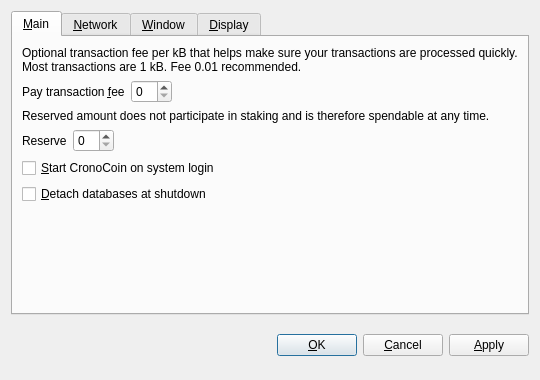
<?xml version="1.0" encoding="UTF-8"?>
<ui version="4.0">
 <class>OptionsDialog</class>
 <widget class="QDialog" name="OptionsDialog">
  <property name="geometry">
   <rect>
    <x>0</x>
    <y>0</y>
    <width>540</width>
    <height>380</height>
   </rect>
  </property>
  <property name="windowTitle">
   <string>Options</string>
  </property>
  <property name="modal">
   <bool>true</bool>
  </property>
  <layout class="QVBoxLayout" name="verticalLayout">
   <item>
    <widget class="QTabWidget" name="tabWidget">
     <property name="tabPosition">
      <enum>QTabWidget::North</enum>
     </property>
     <property name="currentIndex">
      <number>0</number>
     </property>
     <widget class="QWidget" name="tabMain">
      <attribute name="title">
       <string>&amp;Main</string>
      </attribute>
      <layout class="QVBoxLayout" name="verticalLayout_Main">
       <item>
        <widget class="QLabel" name="transactionFeeInfoLabel">
         <property name="text">
          <string>Optional transaction fee per kB that helps make sure your transactions are processed quickly. Most transactions are 1 kB. Fee 0.01 recommended.</string>
         </property>
         <property name="textFormat">
          <enum>Qt::PlainText</enum>
         </property>
         <property name="wordWrap">
          <bool>true</bool>
         </property>
        </widget>
       </item>
       <item>
        <layout class="QHBoxLayout" name="horizontalLayoutFee">
         <item>
          <widget class="QLabel" name="transactionFeeLabel">
           <property name="text">
            <string>Pay transaction &amp;fee</string>
           </property>
           <property name="textFormat">
            <enum>Qt::PlainText</enum>
           </property>
           <property name="buddy">
            <cstring>transactionFee</cstring>
           </property>
          </widget>
         </item>
         <item>
          <widget class="BitcoinAmountField" name="transactionFee"/>
         </item>
         <item>
          <spacer name="horizontalSpacerFee">
           <property name="orientation">
            <enum>Qt::Horizontal</enum>
           </property>
           <property name="sizeHint" stdset="0">
            <size>
             <width>40</width>
             <height>20</height>
            </size>
           </property>
          </spacer>
         </item>
        </layout>
       </item>
       <item>
        <widget class="QLabel" name="reserveBalanceInfoLabel">
         <property name="text">
          <string>Reserved amount does not participate in staking and is therefore spendable at any time.</string>
         </property>
         <property name="textFormat">
          <enum>Qt::PlainText</enum>
         </property>
         <property name="wordWrap">
          <bool>true</bool>
         </property>
        </widget>
       </item>
       <item>
        <layout class="QHBoxLayout" name="horizontalLayoutReserveBalance">
         <item>
          <widget class="QLabel" name="reserveBalanceLabel">
           <property name="text">
            <string>Reserve</string>
           </property>
           <property name="textFormat">
            <enum>Qt::PlainText</enum>
           </property>
           <property name="buddy">
            <cstring>reserveBalance</cstring>
           </property>
          </widget>
         </item>
         <item>
          <widget class="BitcoinAmountField" name="reserveBalance"/>
         </item>
         <item>
          <spacer name="horizontalSpacerReserveBalance">
           <property name="orientation">
            <enum>Qt::Horizontal</enum>
           </property>
           <property name="sizeHint" stdset="0">
            <size>
             <width>40</width>
             <height>20</height>
            </size>
           </property>
          </spacer>
         </item>
        </layout>
       </item>
       <item>
        <widget class="QCheckBox" name="bitcoinAtStartup">
         <property name="toolTip">
          <string>Automatically start CronoCoin after logging in to the system.</string>
         </property>
         <property name="text">
          <string>&amp;Start CronoCoin on system login</string>
         </property>
        </widget>
       </item>
       <item>
        <widget class="QCheckBox" name="detachDatabases">
         <property name="toolTip">
          <string>Detach block and address databases at shutdown. This means they can be moved to another data directory, but it slows down shutdown. The wallet is always detached.</string>
         </property>
         <property name="text">
          <string>&amp;Detach databases at shutdown</string>
         </property>
        </widget>
       </item>
       <item>
        <spacer name="verticalSpacer_Main">
         <property name="orientation">
          <enum>Qt::Vertical</enum>
         </property>
         <property name="sizeHint" stdset="0">
          <size>
           <width>20</width>
           <height>40</height>
          </size>
         </property>
        </spacer>
       </item>
      </layout>
     </widget>
     <widget class="QWidget" name="tabNetwork">
      <attribute name="title">
       <string>&amp;Network</string>
      </attribute>
      <layout class="QVBoxLayout" name="verticalLayout_Network">
       <item>
        <widget class="QCheckBox" name="mapPortUpnp">
         <property name="toolTip">
          <string>Automatically open the CronoCoin client port on the router. This only works when your router supports UPnP and it is enabled.</string>
         </property>
         <property name="text">
          <string>Map port using &amp;UPnP</string>
         </property>
        </widget>
       </item>
       <item>
        <widget class="QCheckBox" name="connectSocks">
         <property name="toolTip">
          <string>Connect to the CronoCoin network through a SOCKS proxy (e.g. when connecting through Tor).</string>
         </property>
         <property name="text">
          <string>&amp;Connect through SOCKS proxy:</string>
         </property>
        </widget>
       </item>
       <item>
        <layout class="QHBoxLayout" name="horizontalLayout_Network">
         <item>
          <widget class="QLabel" name="proxyIpLabel">
           <property name="text">
            <string>Proxy &amp;IP:</string>
           </property>
           <property name="textFormat">
            <enum>Qt::PlainText</enum>
           </property>
           <property name="buddy">
            <cstring>proxyIp</cstring>
           </property>
          </widget>
         </item>
         <item>
          <widget class="QValidatedLineEdit" name="proxyIp">
           <property name="maximumSize">
            <size>
             <width>140</width>
             <height>16777215</height>
            </size>
           </property>
           <property name="toolTip">
            <string>IP address of the proxy (e.g. 127.0.0.1)</string>
           </property>
          </widget>
         </item>
         <item>
          <widget class="QLabel" name="proxyPortLabel">
           <property name="text">
            <string>&amp;Port:</string>
           </property>
           <property name="textFormat">
            <enum>Qt::PlainText</enum>
           </property>
           <property name="buddy">
            <cstring>proxyPort</cstring>
           </property>
          </widget>
         </item>
         <item>
          <widget class="QLineEdit" name="proxyPort">
           <property name="maximumSize">
            <size>
             <width>55</width>
             <height>16777215</height>
            </size>
           </property>
           <property name="toolTip">
            <string>Port of the proxy (e.g. 9050)</string>
           </property>
          </widget>
         </item>
         <item>
          <widget class="QLabel" name="socksVersionLabel">
           <property name="text">
            <string>SOCKS &amp;Version:</string>
           </property>
           <property name="textFormat">
            <enum>Qt::PlainText</enum>
           </property>
           <property name="buddy">
            <cstring>socksVersion</cstring>
           </property>
          </widget>
         </item>
         <item>
          <widget class="QValueComboBox" name="socksVersion">
           <property name="toolTip">
            <string>SOCKS version of the proxy (e.g. 5)</string>
           </property>
          </widget>
         </item>
         <item>
          <spacer name="horizontalSpacer_Network">
           <property name="orientation">
            <enum>Qt::Horizontal</enum>
           </property>
           <property name="sizeHint" stdset="0">
            <size>
             <width>40</width>
             <height>20</height>
            </size>
           </property>
          </spacer>
         </item>
        </layout>
       </item>
       <item>
        <spacer name="verticalSpacer_Network">
         <property name="orientation">
          <enum>Qt::Vertical</enum>
         </property>
         <property name="sizeHint" stdset="0">
          <size>
           <width>20</width>
           <height>40</height>
          </size>
         </property>
        </spacer>
       </item>
      </layout>
     </widget>
     <widget class="QWidget" name="tabWindow">
      <attribute name="title">
       <string>&amp;Window</string>
      </attribute>
      <layout class="QVBoxLayout" name="verticalLayout_Window">
       <item>
        <widget class="QCheckBox" name="minimizeToTray">
         <property name="toolTip">
          <string>Show only a tray icon after minimizing the window.</string>
         </property>
         <property name="text">
          <string>&amp;Minimize to the tray instead of the taskbar</string>
         </property>
        </widget>
       </item>
       <item>
        <widget class="QCheckBox" name="minimizeOnClose">
         <property name="toolTip">
          <string>Minimize instead of exit the application when the window is closed. When this option is enabled, the application will be closed only after selecting Quit in the menu.</string>
         </property>
         <property name="text">
          <string>M&amp;inimize on close</string>
         </property>
        </widget>
       </item>
       <item>
        <spacer name="verticalSpacer_Window">
         <property name="orientation">
          <enum>Qt::Vertical</enum>
         </property>
         <property name="sizeHint" stdset="0">
          <size>
           <width>20</width>
           <height>40</height>
          </size>
         </property>
        </spacer>
       </item>
      </layout>
     </widget>
     <widget class="QWidget" name="tabDisplay">
      <attribute name="title">
       <string>&amp;Display</string>
      </attribute>
      <layout class="QVBoxLayout" name="verticalLayout_Display">
       <item>
        <layout class="QHBoxLayout" name="horizontalLayout_1_Display">
         <item>
          <widget class="QLabel" name="langLabel">
           <property name="text">
            <string>User Interface &amp;language:</string>
           </property>
           <property name="textFormat">
            <enum>Qt::PlainText</enum>
           </property>
           <property name="buddy">
            <cstring>lang</cstring>
           </property>
          </widget>
         </item>
         <item>
          <widget class="QValueComboBox" name="lang">
           <property name="toolTip">
            <string>The user interface language can be set here. This setting will take effect after restarting CronoCoin.</string>
           </property>
          </widget>
         </item>
        </layout>
       </item>
       <item>
        <layout class="QHBoxLayout" name="horizontalLayout_2_Display">
         <item>
          <widget class="QLabel" name="unitLabel">
           <property name="text">
            <string>&amp;Unit to show amounts in:</string>
           </property>
           <property name="textFormat">
            <enum>Qt::PlainText</enum>
           </property>
           <property name="buddy">
            <cstring>unit</cstring>
           </property>
          </widget>
         </item>
         <item>
          <widget class="QValueComboBox" name="unit">
           <property name="toolTip">
            <string>Choose the default subdivision unit to show in the interface and when sending coins.</string>
           </property>
          </widget>
         </item>
        </layout>
       </item>
       <item>
        <widget class="QCheckBox" name="displayAddresses">
         <property name="toolTip">
          <string>Whether to show CronoCoin addresses in the transaction list or not.</string>
         </property>
         <property name="text">
          <string>&amp;Display addresses in transaction list</string>
         </property>
        </widget>
       </item>
       <item>
        <widget class="QCheckBox" name="coinControlFeatures">
         <property name="toolTip">
          <string>Whether to show coin control features or not.</string>
         </property>
         <property name="text">
          <string>Display coin &amp;control features (experts only!)</string>
         </property>
        </widget>
       </item>
       <item>
        <spacer name="verticalSpacer_Display">
         <property name="orientation">
          <enum>Qt::Vertical</enum>
         </property>
         <property name="sizeHint" stdset="0">
          <size>
           <width>20</width>
           <height>40</height>
          </size>
         </property>
        </spacer>
       </item>
      </layout>
     </widget>
    </widget>
   </item>
   <item>
    <layout class="QHBoxLayout" name="horizontalLayout_Buttons">
     <item>
      <spacer name="horizontalSpacer_1">
       <property name="orientation">
        <enum>Qt::Horizontal</enum>
       </property>
       <property name="sizeHint" stdset="0">
        <size>
         <width>40</width>
         <height>48</height>
        </size>
       </property>
      </spacer>
     </item>
     <item>
      <widget class="QLabel" name="statusLabel">
       <property name="font">
        <font>
         <weight>75</weight>
         <bold>true</bold>
        </font>
       </property>
       <property name="text">
        <string/>
       </property>
       <property name="textFormat">
        <enum>Qt::PlainText</enum>
       </property>
       <property name="wordWrap">
        <bool>true</bool>
       </property>
      </widget>
     </item>
     <item>
      <spacer name="horizontalSpacer_2">
       <property name="orientation">
        <enum>Qt::Horizontal</enum>
       </property>
       <property name="sizeHint" stdset="0">
        <size>
         <width>40</width>
         <height>48</height>
        </size>
       </property>
      </spacer>
     </item>
     <item>
      <widget class="QPushButton" name="okButton">
       <property name="text">
        <string>&amp;OK</string>
       </property>
      </widget>
     </item>
     <item>
      <widget class="QPushButton" name="cancelButton">
       <property name="text">
        <string>&amp;Cancel</string>
       </property>
       <property name="autoDefault">
        <bool>false</bool>
       </property>
      </widget>
     </item>
     <item>
      <widget class="QPushButton" name="applyButton">
       <property name="text">
        <string>&amp;Apply</string>
       </property>
       <property name="autoDefault">
        <bool>false</bool>
       </property>
      </widget>
     </item>
    </layout>
   </item>
  </layout>
 </widget>
 <customwidgets>
  <customwidget>
   <class>BitcoinAmountField</class>
   <extends>QSpinBox</extends>
   <header>bitcoinamountfield.h</header>
  </customwidget>
  <customwidget>
   <class>QValueComboBox</class>
   <extends>QComboBox</extends>
   <header>qvaluecombobox.h</header>
  </customwidget>
  <customwidget>
   <class>QValidatedLineEdit</class>
   <extends>QLineEdit</extends>
   <header>qvalidatedlineedit.h</header>
  </customwidget>
 </customwidgets>
 <resources/>
 <connections/>
</ui>
